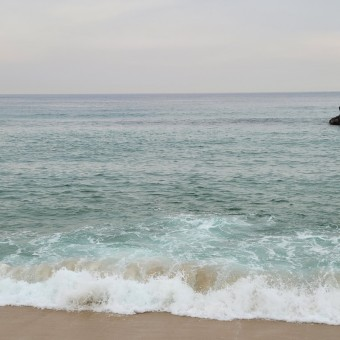
#> input picture aaa.jpg, 340 x 340 px
$ jupyter execute --allow-errors C121.ipynb
#> lines starting #> are read from the running program, lines starting #| are printed output that depends on the picture
[cell 1]
import numpy as np
import cv2

[cell 2]
img = cv2.imread('aaa.jpg', 0)
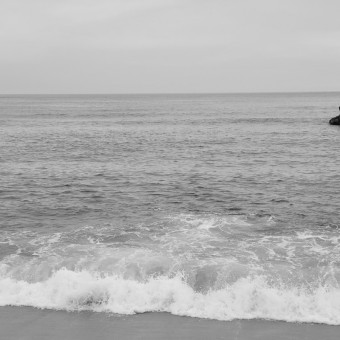
#> img: shape (340, 340); min 9, max 233, mean 176.1
cv2.imshow('image', img)
cv2.waitKey(0)
cv2.destroyAllWindows()

[cell 3]
cv2.imshow('image',img)
k = cv2.waitKey(0)
#> (key Esc is pressed here)
